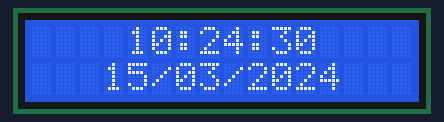
A sketch run on a simulated Arduino Uno, built with avr-gcc and run on an emulated ATmega328P. Parts: 16×2 character LCD. The local clock reads 2024-03-15 10:24:30 at power-on unless the sketch sets it.

Above: at 0.3 s.
At 4.4 s:
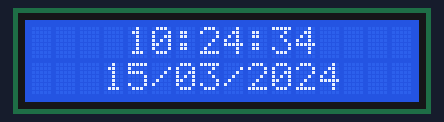
At 9.4 s:
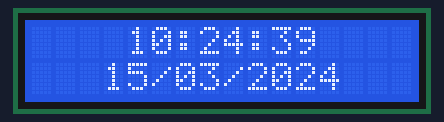
At 19.5 s:
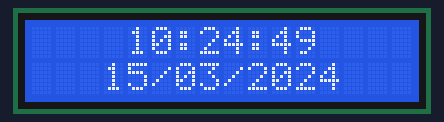
At 28.5 s:
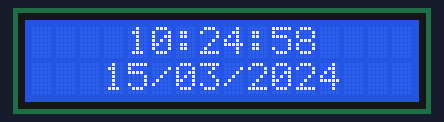
At 38.6 s:
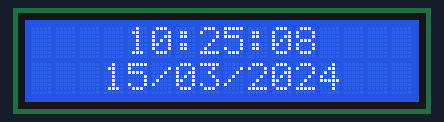

Measured:
- what the display in image 0 shows lasts 1.0 s, from 0.3 s to 1.3 s

The sketch:

DateTimeLCD.ino
```cpp
#include <Wire.h>
#include <Time.h>
#include <DS1307RTC.h>
#include <LiquidCrystal595.h>

LiquidCrystal595 lcd(2,3,4);

void setup() {
  Serial.begin(9600);
  while (!Serial) ; // wait for serial
  lcd.begin(16,2);
  delay(200);
  lcd.setCursor(0,0);
  lcd.print("DS1307RTC");
  lcd.setCursor(0,1);
  lcd.print("---------");
}

void loop() {
  tmElements_t tm;

  if (RTC.read(tm)) {
    lcd.clear();
    lcd.setCursor(4,0);
    lcd.print(fmtdigits(tm.Hour) + ":" + fmtdigits(tm.Minute) + ":" + fmtdigits(tm.Second));

    lcd.setCursor(3,1);
    lcd.print(fmtdigits(tm.Day) + '/' + fmtdigits(tm.Month) + '/' + fmtdigits(tmYearToCalendar(tm.Year)));
  } else {
    if (RTC.chipPresent()) {
      Serial.println("The DS1307 is stopped.  Please run the SetTime");
      Serial.println("example to initialize the time and begin running.");
      Serial.println();
    } else {
      Serial.println("DS1307 read error!  Please check the circuitry.");
      Serial.println();
    }
    delay(9000);
  }
  delay(1000);
}

String fmtdigits(int number) {

  String s = "";

  if (number >= 0 && number < 10) {
     s = s + '0';
  }
  s = s + String(number);

  return(s);
}
```
